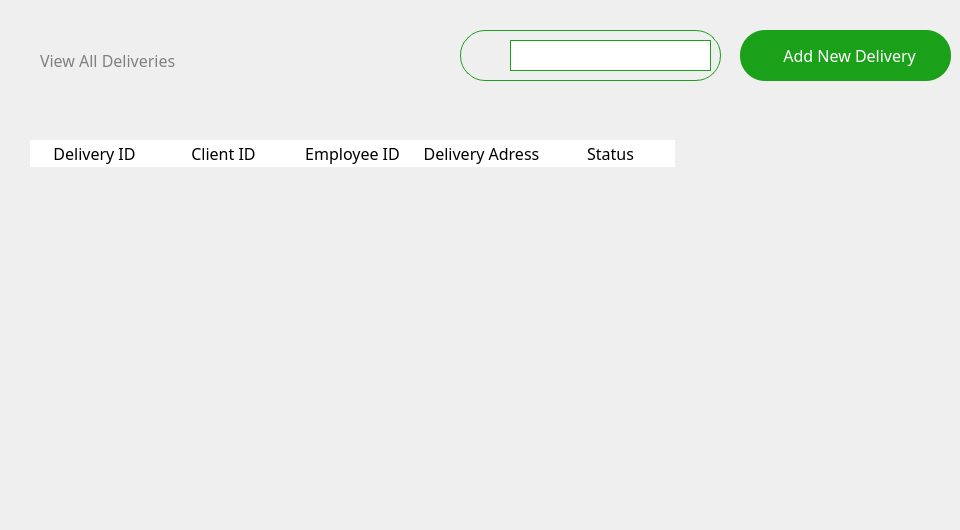
     <widget class="QWidget" name="default_delivery">
      <widget class="QLabel" name="txt_7">
       <property name="geometry">
        <rect>
         <x>40</x>
         <y>40</y>
         <width>361</width>
         <height>41</height>
        </rect>
       </property>
       <property name="font">
        <font>
         <family>Lexend Medium</family>
         <pointsize>12</pointsize>
         <bold>false</bold>
        </font>
       </property>
       <property name="styleSheet">
        <string notr="true">background-color:transparent;
color:grey;
border:none;</string>
       </property>
       <property name="text">
        <string>View All Deliveries</string>
       </property>
      </widget>
      <widget class="QGroupBox" name="search_9">
       <property name="geometry">
        <rect>
         <x>460</x>
         <y>30</y>
         <width>261</width>
         <height>51</height>
        </rect>
       </property>
       <property name="font">
        <font>
         <family>Lexend Light</family>
        </font>
       </property>
       <property name="styleSheet">
        <string notr="true">border-radius:25px;
border-color: rgb(27, 160, 25);
border-width : 1.2px;
border-style:solid;
background-color:#FBFBFBf;</string>
       </property>
       <property name="title">
        <string/>
       </property>
       <property name="alignment">
        <set>Qt::AlignLeading|Qt::AlignLeft|Qt::AlignTop</set>
       </property>
       <property name="flat">
        <bool>false</bool>
       </property>
       <property name="checkable">
        <bool>false</bool>
       </property>
       <widget class="QLineEdit" name="search_10">
        <property name="geometry">
         <rect>
          <x>50</x>
          <y>10</y>
          <width>201</width>
          <height>31</height>
         </rect>
        </property>
        <property name="font">
         <font>
          <pointsize>14</pointsize>
         </font>
        </property>
        <property name="styleSheet">
         <string notr="true">border-radius:0px;
border-color: rgb(27, 160, 25);
border-width : 0x;
background-color:#FBFBFBf;;</string>
        </property>
        <property name="inputMask">
         <string/>
        </property>
        <property name="text">
         <string/>
        </property>
        <property name="echoMode">
         <enum>QLineEdit::Normal</enum>
        </property>
       </widget>
       <widget class="QLabel" name="search_icon_6">
        <property name="geometry">
         <rect>
          <x>10</x>
          <y>15</y>
          <width>21</width>
          <height>21</height>
         </rect>
        </property>
        <property name="styleSheet">
         <string notr="true">background:none;
border-radius: 20px;
border: 1px solid;
border-color:none;
</string>
        </property>
        <property name="text">
         <string/>
        </property>
        <property name="pixmap">
         <pixmap resource="resources.qrc">:/images/Icon.png</pixmap>
        </property>
        <property name="scaledContents">
         <bool>true</bool>
        </property>
       </widget>
      </widget>
      <widget class="QPushButton" name="add_delivery_btn">
       <property name="geometry">
        <rect>
         <x>740</x>
         <y>30</y>
         <width>211</width>
         <height>51</height>
        </rect>
       </property>
       <property name="styleSheet">
        <string notr="true">*{
background:#1ba019;
border-radius:25px;
color:white;
font-family: Lexend;
font-size:16px;
}
QPushButton:hover
{
background:#00b521;
color:white;
border-left:3px solid #1BA019 ; 
border-color:none;
border-radius:25px;




}
QPushButton:pressed
{
background:#013220;
color:black;
border-radius:25px;
color:white;
font-family: Lexend;
font-size:16px;
border-radius:10px;
border-left:3.5px solid #1BA019 ; 


/*background: qlineargradient(x1: 0, y1: 0, x2: 0, y2: 1,
                                stop: 0 #ffffff, stop: 1 #dcdcdc);*/
}</string>
       </property>
       <property name="text">
        <string>  Add New Delivery</string>
       </property>
       <property name="icon">
        <iconset>
         <normalon>:/images/add-circle.png</normalon>
        </iconset>
       </property>
       <property name="iconSize">
        <size>
         <width>200</width>
         <height>200</height>
        </size>
       </property>
       <property name="autoRepeatInterval">
        <number>100</number>
       </property>
      </widget>
      <widget class="QTableWidget" name="table_7">
       <property name="geometry">
        <rect>
         <x>30</x>
         <y>140</y>
         <width>901</width>
         <height>381</height>
        </rect>
       </property>
       <property name="layoutDirection">
        <enum>Qt::LeftToRight</enum>
       </property>
       <property name="styleSheet">
        <string notr="true">QTableWidget {
	background-color:transparent;
border:none;
}
QHeaderView::section {
    border: none;
background-color:white;
}


QScrollBar:vertical {
    border:none;
    background:#85DD84;
    width: 12px;
}

QScrollBar::handle:vertical {
    background: #1BA019;
}

QScrollBar::add-page:vertical {
	background: #9CD79B;
}
QScrollBar::sub-page:vertical {
	background: #9CD79B;
}
</string>
       </property>
       <property name="frameShape">
        <enum>QFrame::NoFrame</enum>
       </property>
       <property name="frameShadow">
        <enum>QFrame::Plain</enum>
       </property>
       <property name="lineWidth">
        <number>0</number>
       </property>
       <property name="verticalScrollBarPolicy">
        <enum>Qt::ScrollBarAsNeeded</enum>
       </property>
       <property name="sizeAdjustPolicy">
        <enum>QAbstractScrollArea::AdjustIgnored</enum>
       </property>
       <property name="autoScroll">
        <bool>true</bool>
       </property>
       <property name="editTriggers">
        <set>QAbstractItemView::NoEditTriggers</set>
       </property>
       <property name="showDropIndicator" stdset="0">
        <bool>false</bool>
       </property>
       <property name="dragEnabled">
        <bool>false</bool>
       </property>
       <property name="dragDropOverwriteMode">
        <bool>false</bool>
       </property>
       <property name="dragDropMode">
        <enum>QAbstractItemView::NoDragDrop</enum>
       </property>
       <property name="alternatingRowColors">
        <bool>false</bool>
       </property>
       <property name="selectionMode">
        <enum>QAbstractItemView::SingleSelection</enum>
       </property>
       <property name="showGrid">
        <bool>false</bool>
       </property>
       <property name="gridStyle">
        <enum>Qt::NoPen</enum>
       </property>
       <property name="sortingEnabled">
        <bool>false</bool>
       </property>
       <property name="wordWrap">
        <bool>false</bool>
       </property>
       <property name="cornerButtonEnabled">
        <bool>false</bool>
       </property>
       <attribute name="horizontalHeaderVisible">
        <bool>true</bool>
       </attribute>
       <attribute name="horizontalHeaderCascadingSectionResizes">
        <bool>false</bool>
       </attribute>
       <attribute name="horizontalHeaderDefaultSectionSize">
        <number>129</number>
       </attribute>
       <attribute name="horizontalHeaderHighlightSections">
        <bool>false</bool>
       </attribute>
       <attribute name="horizontalHeaderShowSortIndicator" stdset="0">
        <bool>false</bool>
       </attribute>
       <attribute name="horizontalHeaderStretchLastSection">
        <bool>false</bool>
       </attribute>
       <attribute name="verticalHeaderVisible">
        <bool>false</bool>
       </attribute>
       <attribute name="verticalHeaderCascadingSectionResizes">
        <bool>true</bool>
       </attribute>
       <attribute name="verticalHeaderMinimumSectionSize">
        <number>24</number>
       </attribute>
       <attribute name="verticalHeaderDefaultSectionSize">
        <number>40</number>
       </attribute>
       <attribute name="verticalHeaderHighlightSections">
        <bool>false</bool>
       </attribute>
       <attribute name="verticalHeaderShowSortIndicator" stdset="0">
        <bool>true</bool>
       </attribute>
       <attribute name="verticalHeaderStretchLastSection">
        <bool>true</bool>
       </attribute>
       <row>
        <property name="text">
         <string>New Row</string>
        </property>
       </row>
       <row>
        <property name="text">
         <string>New Row</string>
        </property>
       </row>
       <row>
        <property name="text">
         <string>New Row</string>
        </property>
       </row>
       <row>
        <property name="text">
         <string>New Row</string>
        </property>
       </row>
       <column>
        <property name="text">
         <string>Delivery ID</string>
        </property>
        <property name="whatsThis">
         <string notr="true"/>
        </property>
        <property name="font">
         <font>
          <family>Lexend Light</family>
          <pointsize>12</pointsize>
         </font>
        </property>
       </column>
       <column>
        <property name="text">
         <string>Client ID</string>
        </property>
        <property name="font">
         <font>
          <family>Lexend Light</family>
          <pointsize>12</pointsize>
         </font>
        </property>
       </column>
       <column>
        <property name="text">
         <string>Employee ID</string>
        </property>
        <property name="font">
         <font>
          <family>Lexend Light</family>
          <pointsize>12</pointsize>
         </font>
        </property>
       </column>
       <column>
        <property name="text">
         <string>Delivery Adress</string>
        </property>
        <property name="font">
         <font>
          <family>Lexend Light</family>
          <pointsize>12</pointsize>
         </font>
        </property>
       </column>
       <column>
        <property name="text">
         <string>Status</string>
        </property>
        <property name="font">
         <font>
          <family>Lexend Light</family>
          <pointsize>12</pointsize>
         </font>
        </property>
       </column>
      </widget>
     </widget>
